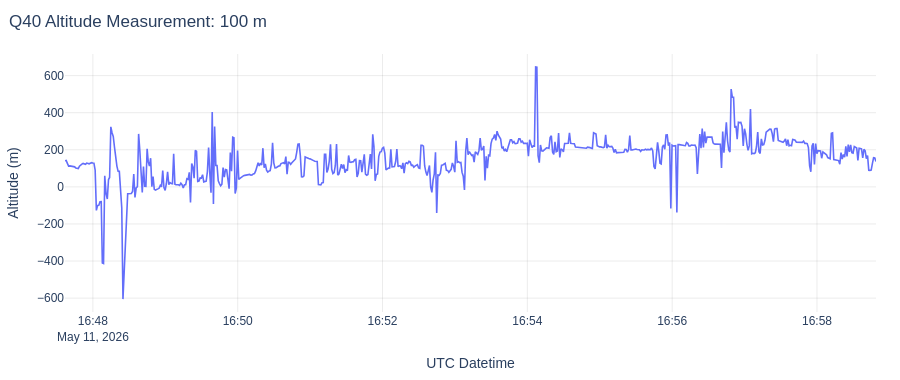

Here is the notebook cell this chart was saved with:
### Code cell
fig = go.Figure()
fig.add_trace(line_trace(df_q40, "ts", "alt", "Q40"))

fig.update_yaxes(title_text="Altitude (m)")
style_plot(fig, "Q40 Altitude Measurement: 100 m", height=380)
fig.show(config=plot_config)

### Figure 1 — Plotly figure (JSON) as saved in the notebook; plotly's stock layout.template omitted (floating-point values rounded to 4 significant figures; data arrays with more than 128 entries replaced by an {"elided": "..."} marker saying what was removed)
{"data": [{"hovertemplate": "%{fullData.name}<br>x: %{x|%Y-%m-%d %H:%M:%S}<br>y: %{y:.8g}<extra></extra>", "line": {"width": 1.6}, "mode": "lines", "name": "Q40", "type": "scatter", "x": {"elided": "669 str values"}, "y": {"elided": "669 float values"}}], "layout": {"font": {"family": "Arial, sans-serif", "size": 12}, "height": 380, "hovermode": "x unified", "legend": {"orientation": "h", "x": 1, "xanchor": "right", "y": 1.02, "yanchor": "bottom"}, "margin": {"b": 48, "l": 64, "r": 24, "t": 54}, "title": {"text": "Q40 Altitude Measurement: 100 m", "x": 0.01, "xanchor": "left"}, "xaxis": {"gridcolor": "rgba(0,0,0,0.08)", "showgrid": true, "showspikes": true, "spikecolor": "rgba(0,0,0,0.45)", "spikemode": "across", "spikesnap": "cursor", "spikethickness": 1, "title": {"text": "UTC Datetime"}}, "yaxis": {"gridcolor": "rgba(0,0,0,0.08)", "showgrid": true, "showspikes": true, "spikecolor": "rgba(0,0,0,0.45)", "spikemode": "across", "spikesnap": "cursor", "spikethickness": 1, "title": {"text": "Altitude (m)"}, "zeroline": false}}}
